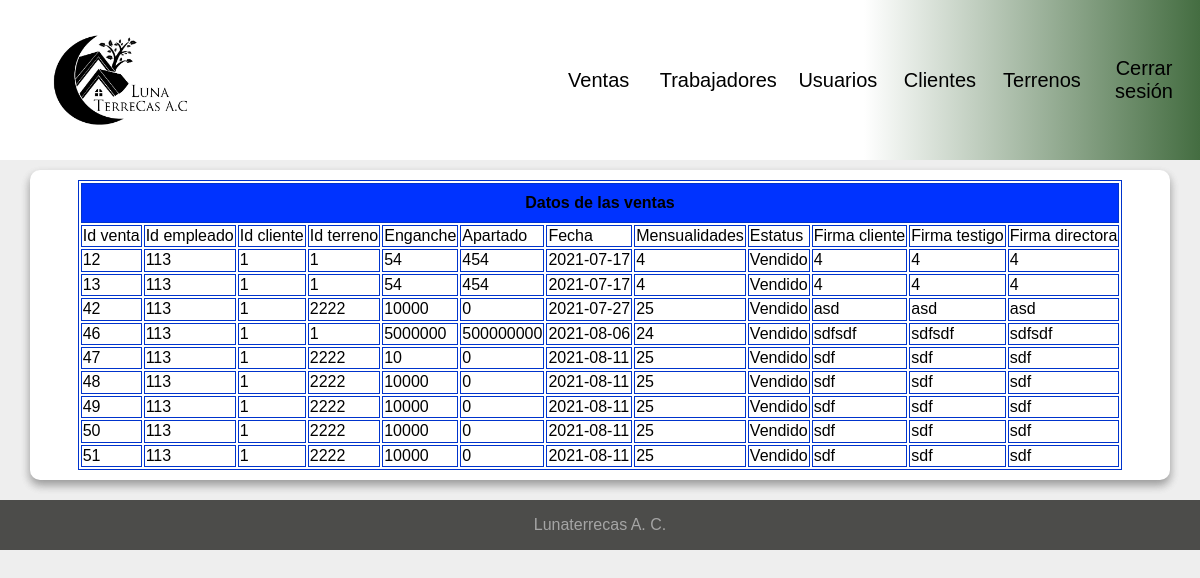
Page /ventasadmin.php (signed in) on the committed database.
### tables this page shows
CREATE TABLE `ventas` (
  `idVenta` int(11) NOT NULL,
  `idEmpleado` int(11) NOT NULL,
  `idCliente` int(11) NOT NULL,
  `idTerreno` int(11) NOT NULL,
  `Enganche` int(11) NOT NULL,
  `Apartado` int(11) NOT NULL,
  `Fecha` date NOT NULL,
  `Mensualidades` int(11) NOT NULL,
  `Estatus` varchar(45) NOT NULL,
  `FirmaCliente` varchar(45) NOT NULL,
  `FirmaTestigo` varchar(45) NOT NULL,
  `FirmaDirectora` varchar(45) NOT NULL
);

### ventasadmin.php (the view, shortened to what this page needs)
<!DOCTYPE html>
<html lang="en">
<head>
</head>
<?php include 'Menu.php'; ?>
<body>
    <?php
        $sentencia = "SELECT * FROM ventas";
        $db = conectar();
        $ejecutar = mysqli_query($db, $sentencia);
    ?>
    <main>
        <div class="divtable">
            <table class="table">
                <thead>
                    <th colspan="12">Datos de las ventas</th>
                </thead>
                <tbody>
                    <tr>
                        <td>Id venta</td>
                        <td>Id empleado</td>
                        <td>Id cliente</td>
                        <td>Id terreno</td>
                        <td>Enganche</td>
                        <td>Apartado</td>
                        <td>Fecha</td>
                        <td>Mensualidades</td>
                        <td>Estatus</td>
                        <td>Firma cliente</td>
                        <td>Firma testigo</td>
                        <td>Firma directora</td>
                    </tr>
                </tbody>
                <?php while ($proceso = mysqli_fetch_assoc($ejecutar)) {?>
                    <tr>
                        <td><?php echo"$proceso[idVenta]";?></td>
                        <td><?php echo"$proceso[idEmpleado]";?></td>
                        <td><?php echo"$proceso[idCliente]";?></td>
                        <td><?php echo"$proceso[idTerreno]";?></td>
                        <td><?php echo"$proceso[Enganche]";?></td>
                        <td><?php echo"$proceso[Apartado]";?></td>
                        <td><?php echo"$proceso[Fecha]";?></td>
                        <td><?php echo"$proceso[Mensualidades]";?></td>
                        <td><?php echo"$proceso[Estatus]";?></td>
                        <td><?php echo"$proceso[FirmaCliente]";?></td>
                        <td><?php echo"$proceso[FirmaTestigo]";?></td>
                        <td><?php echo"$proceso[FirmaDirectora]";?></td>
                    </tr>
                <?php }?>
            </table>
        </div>
    </main>
    <footer class="footer">
        <p>
            Lunaterrecas A. C.
        </p>
    </footer>
</body>
</html>

### css/Trabajadores.css (style rules this page uses)
:root { --blanco:#ffffff; --oscuro:#4c4c4a;; --primario:#ffc107; --secundario:#0097a7; --gris:#5f727f; --fondo:#DFE9F3; --aluminio:#a5a5a5; }
html { font-size: 62.5%; box-sizing: border-box; }
*,*:before,*:after { box-sizing: inherit; }
body { font-size: 16px; background-color: #eee; font-family: Arial, sans-serif; }
main { display: flex; flex-direction: column; max-width: 1200px; width: 95%; margin: 0 auto; box-shadow: 0 0.5rem 1rem 0 rgba(0, 0, 0, .2), 0 0.5rem 1rem 0 rgba(0, 0, 0, 0.2); border-radius:1rem; align-items: center; justify-content: center; background-color: var(--blanco); margin-bottom: 2rem; }
.divtable { display: flex; justify-content: center; }
table { border: 1px solid #0033CC; margin-top: 1rem; margin-bottom: 1rem; }
td { border: 1px solid #0033CC; }
th { height: 4rem; border: 1px solid #0033CC; background-color: #0033FF; }
.footer { display: flex; flex-direction: column; justify-content: center; align-items: center; color: var(--aluminio); background-color: var(--oscuro); }

### rows in the picture
ventas: idVenta "12", idEmpleado "113", idCliente "1", idTerreno "1", Enganche "54", Apartado "454", Fecha "2021-07-17", Mensualidades "4", Estatus "Vendido", FirmaCliente "4", FirmaTestigo "4", FirmaDirectora "4"
ventas: idVenta "13", idEmpleado "113", idCliente "1", idTerreno "1", Enganche "54", Apartado "454", Fecha "2021-07-17", Mensualidades "4", Estatus "Vendido", FirmaCliente "4", FirmaTestigo "4", FirmaDirectora "4"
ventas: idVenta "42", idEmpleado "113", idCliente "1", idTerreno "2222", Enganche "10000", Apartado "0", Fecha "2021-07-27", Mensualidades "25", Estatus "Vendido", FirmaCliente "asd", FirmaTestigo "asd", FirmaDirectora "asd"
ventas: idVenta "46", idEmpleado "113", idCliente "1", idTerreno "1", Enganche "5000000", Apartado "500000000", Fecha "2021-08-06", Mensualidades "24", Estatus "Vendido", FirmaCliente "sdfsdf", FirmaTestigo "sdfsdf", FirmaDirectora "sdfsdf"
ventas: idVenta "47", idEmpleado "113", idCliente "1", idTerreno "2222", Enganche "10", Apartado "0", Fecha "2021-08-11", Mensualidades "25", Estatus "Vendido", FirmaCliente "sdf", FirmaTestigo "sdf", FirmaDirectora "sdf"
ventas: idVenta "48", idEmpleado "113", idCliente "1", idTerreno "2222", Enganche "10000", Apartado "0", Fecha "2021-08-11", Mensualidades "25", Estatus "Vendido", FirmaCliente "sdf", FirmaTestigo "sdf", FirmaDirectora "sdf"
ventas: idVenta "49", idEmpleado "113", idCliente "1", idTerreno "2222", Enganche "10000", Apartado "0", Fecha "2021-08-11", Mensualidades "25", Estatus "Vendido", FirmaCliente "sdf", FirmaTestigo "sdf", FirmaDirectora "sdf"
ventas: idVenta "50", idEmpleado "113", idCliente "1", idTerreno "2222", Enganche "10000", Apartado "0", Fecha "2021-08-11", Mensualidades "25", Estatus "Vendido", FirmaCliente "sdf", FirmaTestigo "sdf", FirmaDirectora "sdf"
ventas: idVenta "51", idEmpleado "113", idCliente "1", idTerreno "2222", Enganche "10000", Apartado "0", Fecha "2021-08-11", Mensualidades "25", Estatus "Vendido", FirmaCliente "sdf", FirmaTestigo "sdf", FirmaDirectora "sdf"
